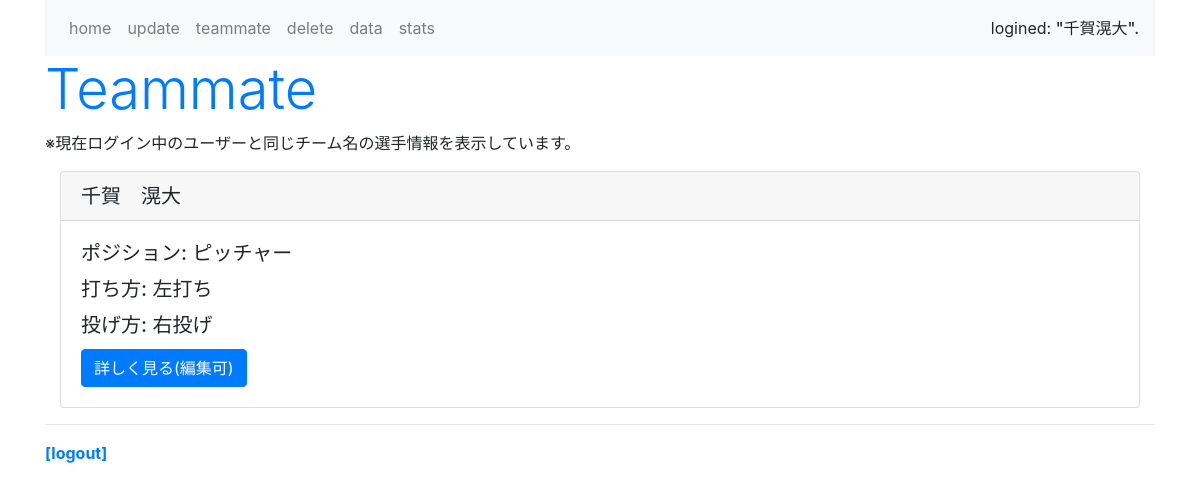
/list/ (signed in), run on an earlier commit of the app's database.
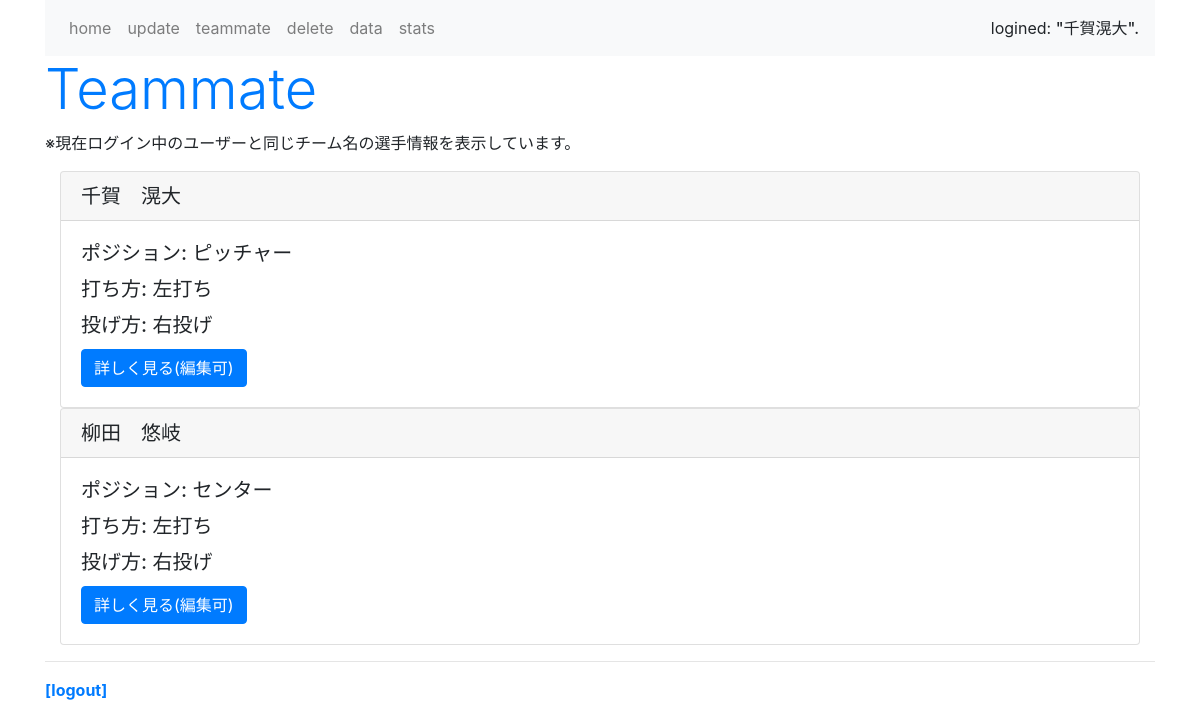
And on a later commit of the database.
### baseball_app/models.py (models this page shows, shortened)
class Profile(models.Model):
    GENDER_CHOICES = (
        ('man', '男性'),
        ('woman', '女性'),
        ('other', 'その他'),
    )
    POSITION_CHOICES = (
        ('pitcher', 'ピッチャー'),
        ('catcher', 'キャッチャー'),
        ('first', 'ファースト'),
        ('second', 'セカンド'),
        ('third', 'サード'),
        ('short', 'ショート'),
        ('left', 'レフト'),
        ('center', 'センター'),
        ('right', 'ライト'),
    )
    BATTING_HANDEDNESS_CHOICES = (
        ('right_handed_batting', '右打ち'),
        ('left_handed_batting', '左打ち'),
        ('switch_hitter', '両打ち'),
    )
    THROWING_HANDEDNESS_CHOICES = (
        ('right_handed_throwing', '右投げ'),
        ('left_handed_throwing', '左投げ'),
        ('switch_picher', '両投げ'),
    )
    user = models.OneToOneField(User, on_delete=models.CASCADE)
    name = models.CharField('氏名（必須）', max_length=100)
    gender = models.CharField('性別',blank=True, null=True, max_length=5, choices=GENDER_CHOICES)
    birthday = models.DateField('生年月日(形式:年-月-日 {入力例:1990-01-01})', blank=True, null=True)
    email = models.EmailField('メールアドレス', blank=True, null=True)
    height = models.FloatField('身長(cm)', blank=True, null=True, validators=[MinValueValidator(50), MaxValueValidator(300)])
    weight = models.FloatField('体重(kg)', blank=True, null=True, validators=[MinValueValidator(20), MaxValueValidator(200)])
    uniform_number = models. PositiveIntegerField('背番号', blank=True, null=True, validators=[MinValueValidator(1), MaxValueValidator(999)])
    position = models.CharField('ポジション（必須）', max_length=7, choices=POSITION_CHOICES)
    batting_handedness = models.CharField('打ち方（必須）', max_length=20, choices=BATTING_HANDEDNESS_CHOICES)
    throwing_handedness = models.CharField('投げ方（必須）', max_length=21, choices=THROWING_HANDEDNESS_CHOICES)
    team = models.CharField('チーム名', max_length=100, blank=True, null=True)

### baseball_app/views.py (the view)
# urls.py: path('list/', listview, name='list'),
@login_required()
def listview(request):
    login_user = request.user
    my_team = Profile.objects.get(user=login_user).team
    teammate_profile = Profile.objects.filter(team=my_team)
    teammate_user = User.objects.filter(profile__team__in=teammate_profile)
    context = {
        'teammate_profile': teammate_profile,
        'teammate_user': teammate_user,
    }
    return render(request, 'list.html', context)

### templates/list.html (shortened to what this page needs)
{% extends 'base.html' %}
{% load static %}
{% block header %}
<h1 class="display-4 text-primary">Teammate</h1>
<p class="caption">※現在ログイン中のユーザーと同じチーム名の選手情報を表示しています。
</p>
{% endblock header %}
{% block content %}
<div class="container">
    {% for member in teammate_profile %}
    <div class="card">
        <h5 class="card-header">{{ member.name }}</h5>
        <div class="card-body">
            <h5 class="card-title">ポジション: {{ member.get_position_display }}</h5>
            <h5 class="card-title">打ち方: {{ member.get_batting_handedness_display }}</h5>
            <h5 class="card-title">投げ方: {{ member.get_throwing_handedness_display }}</h5>
            <a href="{% url 'update' member.user.pk %}" class="btn btn-primary">詳しく見る(編集可)</a>
        </div>
    </div>
    {% endfor %}
</div>
{% endblock content %}

### templates/base.html (shortened to what this page needs)
<!doctype html>
<html lang="ja">
    <head>
        <link rel="stylesheet" href="https://stackpath.bootstrapcdn.com/bootstrap/4.5.0/css/bootstrap.min.css">
    </head>
    <body class="container">
        <nav class="navbar navbar-expand navbar-light bg-light">
            <ul class="navbar-nav mr-auto">
                <li class="nav-item"><a href="{% url 'home' %}" class="nav-link">home</a></li>
                <li class="nav-item"><a href="{% url 'update' user.pk %} " class="nav-link">update</a></li>
                <li class="nav-item"><a href="{% url 'list' %}" class="nav-link">teammate</a></li>
                <li class="nav-item"><a href="{% url 'delete' %}" class="nav-link">delete</a></li>
                <li class="nav-item"><a href="{% url 'data' %}" class="nav-link">data</a></li>
                <li class="nav-item"><a href="{% url 'stats' %}" class="nav-link">stats</a></li>
                </ul>
            <span>logined: <span class="h6">"{{ request.user.username }}".</span> </span>
        </nav>
        <div>
            {% block header %}{% endblock header %}
        </div>
        {% block content %}{% endblock content %}
        <hr>
        <div class="my-3">
            <span class="font-weight-bold"><a href="{% url 'logout' %}">[logout]</a></span>
        </div>
    </body>
</html>

What changed in the data, as far as the page shows it:
added Profile: name "柳田 悠岐", position "センター", batting_handedness "左打ち", throwing_handedness "右投げ"
